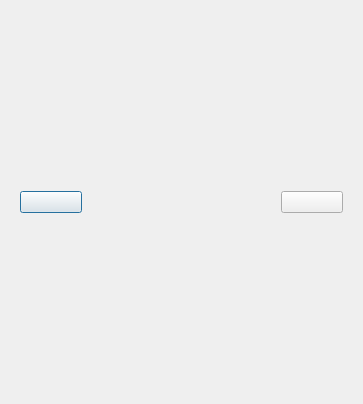
<?xml version="1.0" encoding="UTF-8"?>
<ui version="4.0">
 <class>PicShow</class>
 <widget class="QDialog" name="PicShow">
  <property name="geometry">
   <rect>
    <x>0</x>
    <y>0</y>
    <width>363</width>
    <height>404</height>
   </rect>
  </property>
  <property name="windowTitle">
   <string>Dialog</string>
  </property>
  <layout class="QVBoxLayout" name="verticalLayout">
   <item>
    <layout class="QGridLayout" name="gridLayout">
     <item row="1" column="2">
      <widget class="QLabel" name="label">
       <property name="text">
        <string/>
       </property>
      </widget>
     </item>
     <item row="1" column="1">
      <spacer name="horizontalSpacer">
       <property name="orientation">
        <enum>Qt::Orientation::Horizontal</enum>
       </property>
       <property name="sizeHint" stdset="0">
        <size>
         <width>40</width>
         <height>20</height>
        </size>
       </property>
      </spacer>
     </item>
     <item row="1" column="3">
      <spacer name="horizontalSpacer_2">
       <property name="orientation">
        <enum>Qt::Orientation::Horizontal</enum>
       </property>
       <property name="sizeHint" stdset="0">
        <size>
         <width>40</width>
         <height>20</height>
        </size>
       </property>
      </spacer>
     </item>
     <item row="1" column="0">
      <widget class="QWidget" name="widget" native="true">
       <property name="minimumSize">
        <size>
         <width>80</width>
         <height>0</height>
        </size>
       </property>
       <property name="maximumSize">
        <size>
         <width>80</width>
         <height>16777215</height>
        </size>
       </property>
       <layout class="QVBoxLayout" name="verticalLayout_2">
        <item>
         <widget class="PicButton" name="previousBtn">
          <property name="text">
           <string/>
          </property>
         </widget>
        </item>
       </layout>
      </widget>
     </item>
     <item row="1" column="4">
      <widget class="QWidget" name="widget_2" native="true">
       <property name="minimumSize">
        <size>
         <width>80</width>
         <height>0</height>
        </size>
       </property>
       <property name="maximumSize">
        <size>
         <width>80</width>
         <height>16777215</height>
        </size>
       </property>
       <layout class="QVBoxLayout" name="verticalLayout_3">
        <item>
         <widget class="PicButton" name="nextBtn">
          <property name="text">
           <string/>
          </property>
         </widget>
        </item>
       </layout>
      </widget>
     </item>
     <item row="0" column="2">
      <spacer name="verticalSpacer">
       <property name="orientation">
        <enum>Qt::Orientation::Vertical</enum>
       </property>
       <property name="sizeHint" stdset="0">
        <size>
         <width>20</width>
         <height>40</height>
        </size>
       </property>
      </spacer>
     </item>
     <item row="2" column="2">
      <spacer name="verticalSpacer_2">
       <property name="orientation">
        <enum>Qt::Orientation::Vertical</enum>
       </property>
       <property name="sizeHint" stdset="0">
        <size>
         <width>20</width>
         <height>40</height>
        </size>
       </property>
      </spacer>
     </item>
    </layout>
   </item>
  </layout>
 </widget>
 <customwidgets>
  <customwidget>
   <class>PicButton</class>
   <extends>QPushButton</extends>
   <header location="global">picbutton.h</header>
  </customwidget>
 </customwidgets>
 <resources/>
 <connections/>
</ui>
